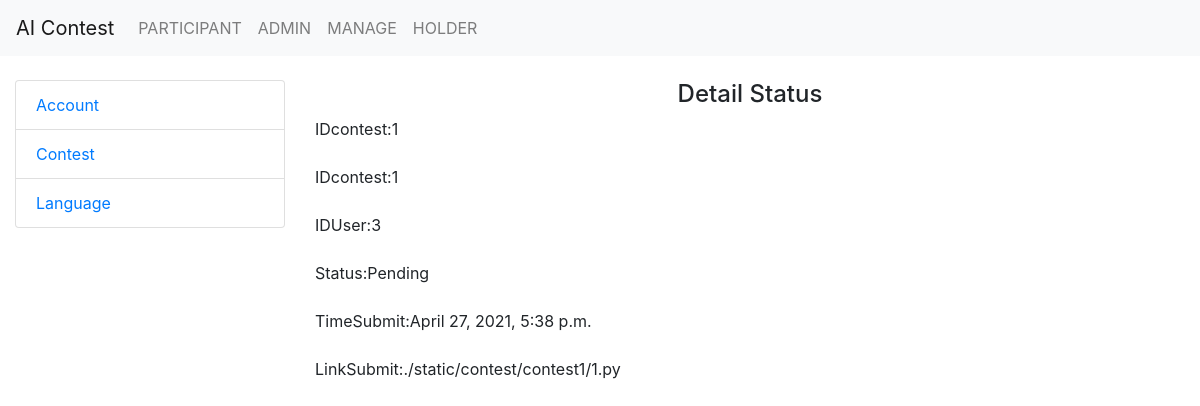
Screenshot of /status/detail-status/1/ (signed in) with the database file from the repository.
### ContestAdmin/models.py (models this page shows, shortened)
class Status(models.Model):
    IDcontest = models.CharField(max_length=100)
    IDUser = models.CharField(max_length=100)
    Status = models.CharField(max_length=100)
    TimeSubmit = models.DateTimeField()
    LinkSubmit = models.CharField(max_length=100)

### ContestAdmin/views.py (the view)
# urls.py: path('status/detail-status/<int:pk>/',  views.detailStatus, name='detailStatus'),
def detailStatus(request, pk):
    if request.user.is_superuser:
        istatus = Status.objects.get(pk=pk)
        context = {
            'istatus':istatus
        }
        return render(request, 'Status/detail.html', context=context)
    else:
        return redirect('login')

### ContestAdmin/templates/Status/detail.html
{% extends 'base/base.html' %}
{% block content %}
<h4 class="text-center">Detail Status</h4>
        <div class="form-group">
            <label for="pk" >IDcontest:{{istatus.pk}}</label>
        </div>
        <div class="form-group">
            <label for="IDcontest" >IDcontest:{{istatus.IDcontest}}</label>
        </div>
        <div class="form-group">
            <label for="IDUser">IDUser:{{istatus.IDUser}}</label>
        </div>
        <div class="form-group">
            <label for="Status">Status:{{istatus.Status}}</label>
        </div>
        <div class="form-group">
            <label for="TimeSubmit">TimeSubmit:{{istatus.TimeSubmit}}</label>
        </div>
        <div class="form-group">
            <label for="LinkSubmit">LinkSubmit:{{istatus.LinkSubmit}}</label>
        </div>
{% endblock content %}

### rows the page displays
Status: pk "1", IDcontest "1", IDUser "3", Status "Pending", TimeSubmit "April 27, 2021, 5:38 p.m.", LinkSubmit "./static/contest/contest1/1.py"
